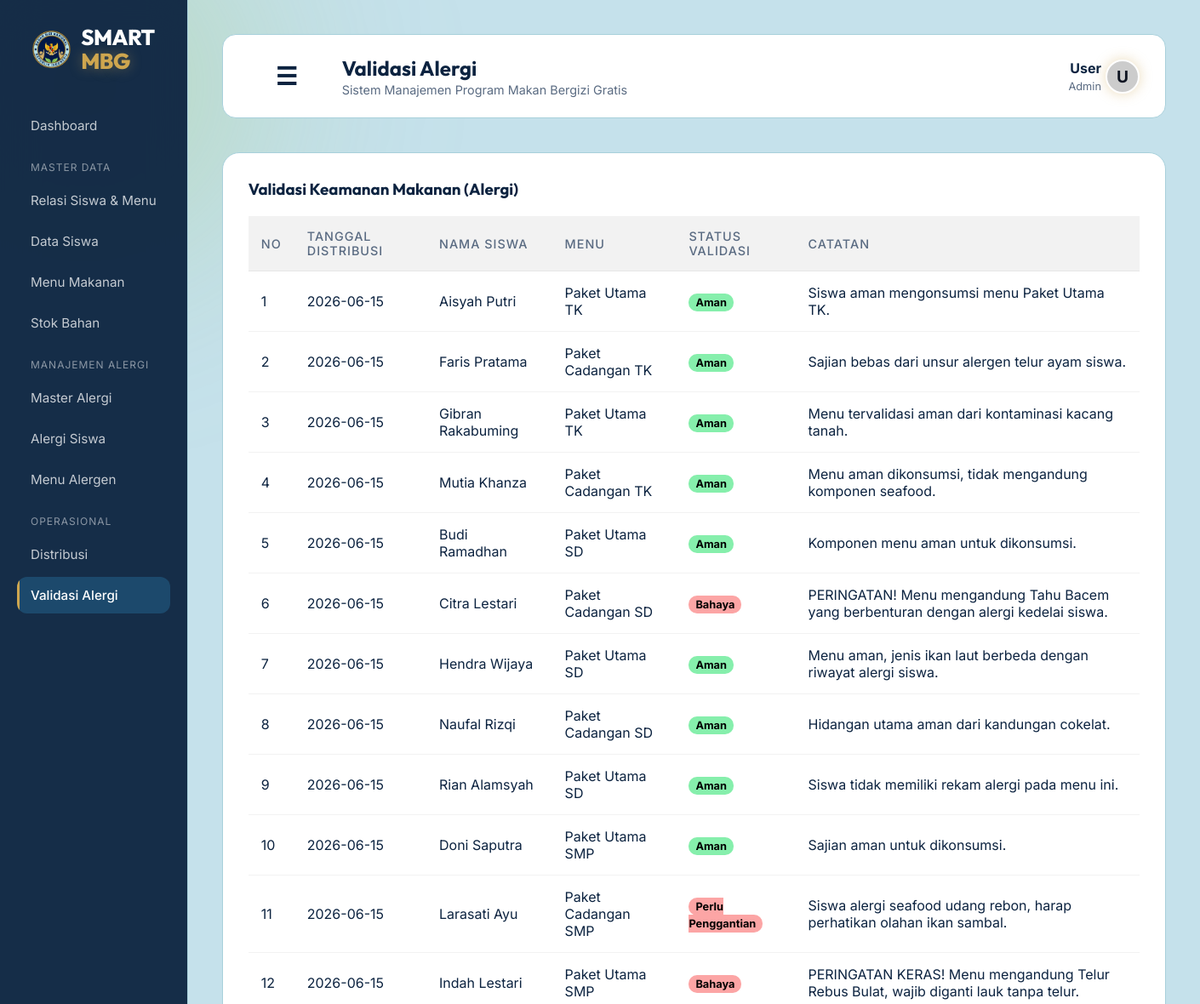
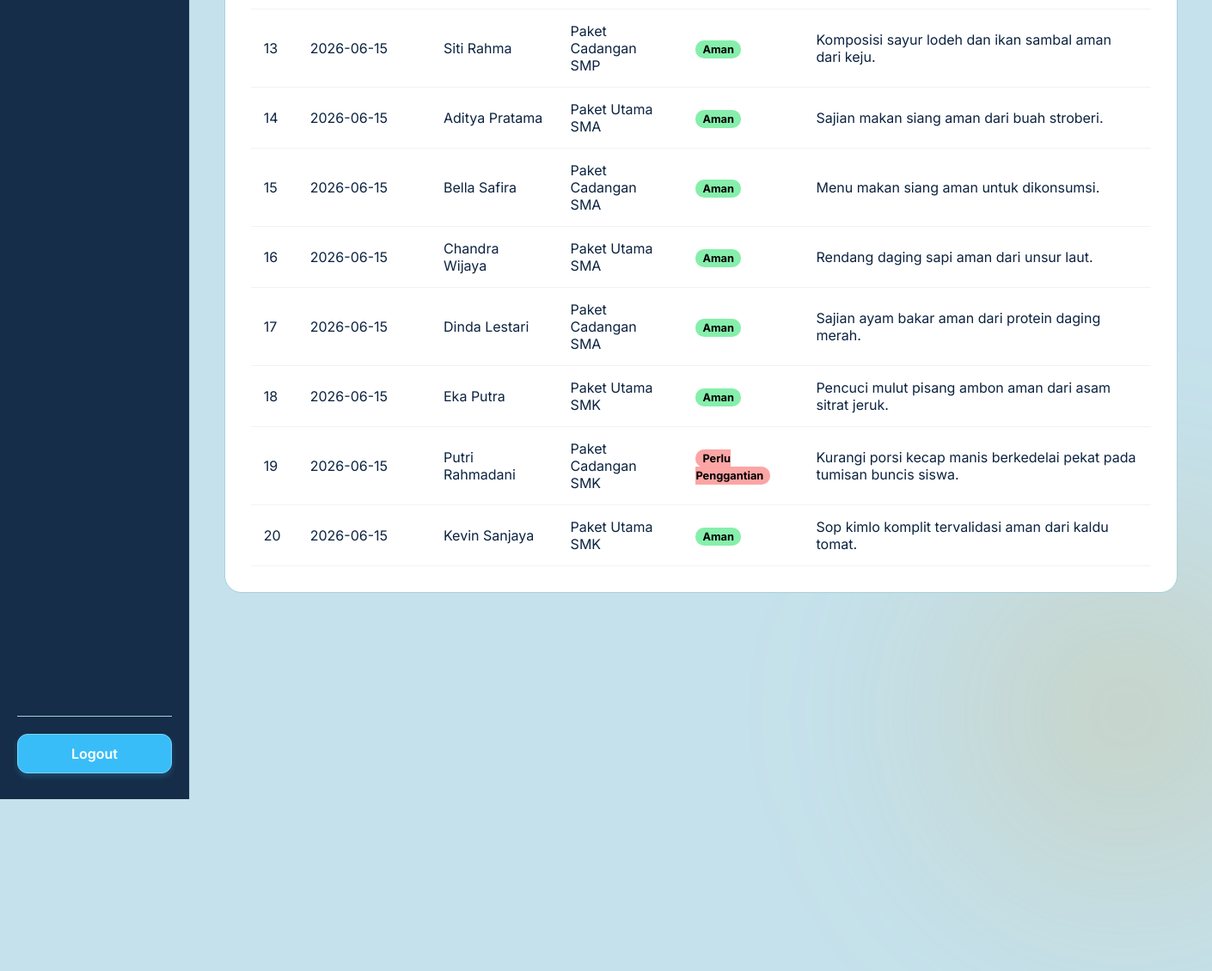
Screenshot of /public/validasi_alergi with the database file from the repository (2 pictures, top to bottom).
### tables this page shows
CREATE TABLE `validasi_alergi` (
  `id_validasi` int(11) NOT NULL,
  `id_distribusi` int(11) NOT NULL,
  `status_validasi` enum('Aman','Bahaya','Perlu Penggantian') DEFAULT 'Aman',
  `catatan` text DEFAULT NULL,
  `created_at` timestamp NOT NULL DEFAULT current_timestamp()
);

CREATE TABLE `distribusi` (
  `id_distribusi` int(11) NOT NULL,
  `id_siswa` int(11) NOT NULL,
  `id_menu` int(11) NOT NULL,
  `id_petugas` int(11) NOT NULL,
  `tanggal` date NOT NULL,
  `jumlah_porsi` int(11) DEFAULT 1,
  `total_kalori` int(11) DEFAULT 0,
  `status` enum('Sudah Dibagikan','Belum Dibagikan') DEFAULT 'Belum Dibagikan'
);

CREATE TABLE `siswa` (
  `id_siswa` int(11) NOT NULL,
  `nis` varchar(30) NOT NULL,
  `nama_siswa` varchar(100) NOT NULL,
  `jenis_kelamin` enum('L','P') NOT NULL,
  `status` enum('Aktif','Nonaktif') DEFAULT 'Aktif',
  `created_at` timestamp NOT NULL DEFAULT current_timestamp(),
  `id_sekolah` int(11) NOT NULL
);

CREATE TABLE `menu_makanan` (
  `id_menu` int(11) NOT NULL,
  `nama_menu` varchar(100) NOT NULL,
  `jenjang` enum('TK','SD','SMP','SMA','SMK') NOT NULL,
  `kategori` enum('Makanan Utama','Lauk','Sayur','Buah','Minuman') NOT NULL,
  `deskripsi` text DEFAULT NULL,
  `kalori` int(11) NOT NULL,
  `protein` decimal(5,2) DEFAULT 0.00,
  `lemak` decimal(5,2) DEFAULT 0.00,
  `karbohidrat` decimal(5,2) DEFAULT 0.00,
  `vitamin` decimal(5,2) DEFAULT 0.00,
  `berat_porsi` int(11) DEFAULT 0 COMMENT 'gram',
  `harga` decimal(10,2) DEFAULT 0.00,
  `status` enum('Aktif','Nonaktif') DEFAULT 'Aktif',
  `created_at` timestamp NOT NULL DEFAULT current_timestamp()
);

### app/core/Controller.php (called while the page is built, shortened)
<?php
class Controller {
    public function view($view, $data = []) {
        require_once '../app/views/' . $view . '.php';
    }
    public function model($model) {
        return new $model;
    }
}

### app/controllers/Validasi_alergi.php (called while the page is built, shortened)
<?php
class Validasi_alergi extends Controller {
    public function index() {
        $data['judul'] = 'Validasi Alergi';
        $data['validasi'] = $this->model('ValidasiAlergi_model')->getAllValidasi();
        $this->view('validasi_alergi/index', $data);
    }
}

### app/core/App.php (called while the page is built, shortened)
<?php
class App {
    protected $method = 'index';
    protected $params = [];
    public function __construct() {
        $this->controller = new $this->controller;
        call_user_func_array([$this->controller, $this->method], $this->params);
    }
}

### public/index.php (called while the page is built, shortened)
<?php
$app = new App();

### app/core/Database.php (called while the page is built, shortened)
<?php
class Database {
    private $host = DB_HOST;
    private $user = DB_USER;
    private $pass = DB_PASS;
    private $db_name = DB_NAME;
    private $dbh;
    private $stmt;
    public function __construct() {
        $dsn = 'mysql:host=' . $this->host . ';dbname=' . $this->db_name;
        $option = [
            PDO::ATTR_PERSISTENT => true,
            PDO::ATTR_ERRMODE => PDO::ERRMODE_EXCEPTION
        ];
        try {
            $this->dbh = new PDO($dsn, $this->user, $this->pass, $option);
        } catch(PDOException $e) {
            die($e->getMessage());
        }
    }
    public function query($query) {
        $this->stmt = $this->dbh->prepare($query);
    }
    public function execute() {
        $this->stmt->execute();
    }
    public function resultSet() {
        $this->execute();
        return $this->stmt->fetchAll(PDO::FETCH_ASSOC);
    }
}

### app/models/ValidasiAlergi_model.php (called while the page is built)
<?php
class ValidasiAlergi_model {
    private $db;
    public function __construct() { $this->db = new Database; }
    public function getAllValidasi() {
        $query = "SELECT validasi_alergi.*, distribusi.tanggal, siswa.nama_siswa, menu_makanan.nama_menu
                  FROM validasi_alergi
                  JOIN distribusi ON validasi_alergi.id_distribusi = distribusi.id_distribusi
                  JOIN siswa ON distribusi.id_siswa = siswa.id_siswa
                  JOIN menu_makanan ON distribusi.id_menu = menu_makanan.id_menu";
        $this->db->query($query);
        return $this->db->resultSet();
    }
}

### app/config/config.php (called while the page is built, shortened)
<?php
function esc($string) {
    return htmlspecialchars((string)$string, ENT_QUOTES, 'UTF-8');
}

### app/views/validasi_alergi/index.php (the view)
<div class="glass-panel-widget" style="width: 100%;">
    <div style="display:flex; justify-content: space-between; align-items:center;">
        <h3 style="color:var(--text-primary); font-family: 'Outfit';">Validasi Keamanan Makanan (Alergi)</h3>
    </div>
    <div class="table-responsive">
        <table>
            <thead>
                <tr>
                    <th>No</th>
                    <th>Tanggal Distribusi</th>
                    <th>Nama Siswa</th>
                    <th>Menu</th>
                    <th>Status Validasi</th>
                    <th>Catatan</th>
                </tr>
            </thead>
            <tbody>
                <?php $i=1; foreach($data['validasi'] as $v) : ?>
                <tr>
                    <td><?= $i++; ?></td>
                    <td><?= esc($v['tanggal']); ?></td>
                    <td><?= esc($v['nama_siswa']); ?></td>
                    <td><?= esc($v['nama_menu']); ?></td>
                    <td>
                        <span style="background: <?= $v['status_validasi'] == 'Aman' ? '#86efac' : '#fca5a5'; ?>; color: #000; padding:3px 8px; border-radius:10px; font-size:0.8rem; font-weight:bold;">
                            <?= esc($v['status_validasi']); ?>
                        </span>
                    </td>
                    <td><?= esc($v['catatan']); ?></td>
                </tr>
                <?php endforeach; ?>
            </tbody>
        </table>
    </div>
</div>

### public/css/style.css (style rules this page uses)
:root { --bg-color: #c5e1eb; --text-primary: #0c2340; --text-secondary: #5a6b82; --accent-color: #cea64f; --accent-glow: rgba(206, 166, 79, 0.4); --glass-bg: #ffffff; --glass-border: #a8d0db; --mbg-green: #97c55c; --mbg-navy: #0c2340; }
* { margin: 0; padding: 0; box-sizing: border-box; }
body { font-family: 'Inter', sans-serif; background-color: var(--bg-color); color: var(--text-primary); min-height: 100vh; display: flex; justify-content: center; align-items: center; overflow: hidden; position: relative; }

### rows the page displays
validasi_alergi: id_distribusi.tanggal "2026-06-15", siswa.nama_siswa "Aisyah Putri", menu_makanan.nama_menu "Paket Utama TK", status_validasi "Aman", catatan "Siswa aman mengonsumsi menu Paket Utama TK."
validasi_alergi: id_distribusi.tanggal "2026-06-15", siswa.nama_siswa "Faris Pratama", menu_makanan.nama_menu "Paket Cadangan TK", status_validasi "Aman", catatan "Sajian bebas dari unsur alergen telur ayam siswa."
validasi_alergi: id_distribusi.tanggal "2026-06-15", siswa.nama_siswa "Gibran Rakabuming", menu_makanan.nama_menu "Paket Utama TK", status_validasi "Aman", catatan "Menu tervalidasi aman dari kontaminasi kacang tanah."
validasi_alergi: id_distribusi.tanggal "2026-06-15", siswa.nama_siswa "Mutia Khanza", menu_makanan.nama_menu "Paket Cadangan TK", status_validasi "Aman", catatan "Menu aman dikonsumsi, tidak mengandung komponen seafood."
validasi_alergi: id_distribusi.tanggal "2026-06-15", siswa.nama_siswa "Budi Ramadhan", menu_makanan.nama_menu "Paket Utama SD", status_validasi "Aman", catatan "Komponen menu aman untuk dikonsumsi."
validasi_alergi: id_distribusi.tanggal "2026-06-15", siswa.nama_siswa "Citra Lestari", menu_makanan.nama_menu "Paket Cadangan SD", status_validasi "Bahaya", catatan "PERINGATAN! Menu mengandung Tahu Bacem yang berbenturan dengan alergi kedelai siswa."
validasi_alergi: id_distribusi.tanggal "2026-06-15", siswa.nama_siswa "Hendra Wijaya", menu_makanan.nama_menu "Paket Utama SD", status_validasi "Aman", catatan "Menu aman, jenis ikan laut berbeda dengan riwayat alergi siswa."
validasi_alergi: id_distribusi.tanggal "2026-06-15", siswa.nama_siswa "Naufal Rizqi", menu_makanan.nama_menu "Paket Cadangan SD", status_validasi "Aman", catatan "Hidangan utama aman dari kandungan cokelat."
validasi_alergi: id_distribusi.tanggal "2026-06-15", siswa.nama_siswa "Rian Alamsyah", menu_makanan.nama_menu "Paket Utama SD", status_validasi "Aman", catatan "Siswa tidak memiliki rekam alergi pada menu ini."
validasi_alergi: id_distribusi.tanggal "2026-06-15", siswa.nama_siswa "Doni Saputra", menu_makanan.nama_menu "Paket Utama SMP", status_validasi "Aman", catatan "Sajian aman untuk dikonsumsi."
validasi_alergi: id_distribusi.tanggal "2026-06-15", siswa.nama_siswa "Larasati Ayu", menu_makanan.nama_menu "Paket Cadangan SMP", status_validasi "Perlu Penggantian", catatan "Siswa alergi seafood udang rebon, harap perhatikan olahan ikan sambal."
validasi_alergi: id_distribusi.tanggal "2026-06-15", siswa.nama_siswa "Indah Lestari", menu_makanan.nama_menu "Paket Utama SMP", status_validasi "Bahaya", catatan "PERINGATAN KERAS! Menu mengandung Telur Rebus Bulat, wajib diganti lauk tanpa telur."
validasi_alergi: id_distribusi.tanggal "2026-06-15", siswa.nama_siswa "Siti Rahma", menu_makanan.nama_menu "Paket Cadangan SMP", status_validasi "Aman", catatan "Komposisi sayur lodeh dan ikan sambal aman dari keju."
validasi_alergi: id_distribusi.tanggal "2026-06-15", siswa.nama_siswa "Aditya Pratama", menu_makanan.nama_menu "Paket Utama SMA", status_validasi "Aman", catatan "Sajian makan siang aman dari buah stroberi."
validasi_alergi: id_distribusi.tanggal "2026-06-15", siswa.nama_siswa "Bella Safira", menu_makanan.nama_menu "Paket Cadangan SMA", status_validasi "Aman", catatan "Menu makan siang aman untuk dikonsumsi."
validasi_alergi: id_distribusi.tanggal "2026-06-15", siswa.nama_siswa "Chandra Wijaya", menu_makanan.nama_menu "Paket Utama SMA", status_validasi "Aman", catatan "Rendang daging sapi aman dari unsur laut."
validasi_alergi: id_distribusi.tanggal "2026-06-15", siswa.nama_siswa "Dinda Lestari", menu_makanan.nama_menu "Paket Cadangan SMA", status_validasi "Aman", catatan "Sajian ayam bakar aman dari protein daging merah."
validasi_alergi: id_distribusi.tanggal "2026-06-15", siswa.nama_siswa "Eka Putra", menu_makanan.nama_menu "Paket Utama SMK", status_validasi "Aman", catatan "Pencuci mulut pisang ambon aman dari asam sitrat jeruk."
validasi_alergi: id_distribusi.tanggal "2026-06-15", siswa.nama_siswa "Putri Rahmadani", menu_makanan.nama_menu "Paket Cadangan SMK", status_validasi "Perlu Penggantian", catatan "Kurangi porsi kecap manis berkedelai pekat pada tumisan buncis siswa."
validasi_alergi: id_distribusi.tanggal "2026-06-15", siswa.nama_siswa "Kevin Sanjaya", menu_makanan.nama_menu "Paket Utama SMK", status_validasi "Aman", catatan "Sop kimlo komplit tervalidasi aman dari kaldu tomat."

### other values shown
$data['judul'] "Validasi Alergi"
$inisial "U"
